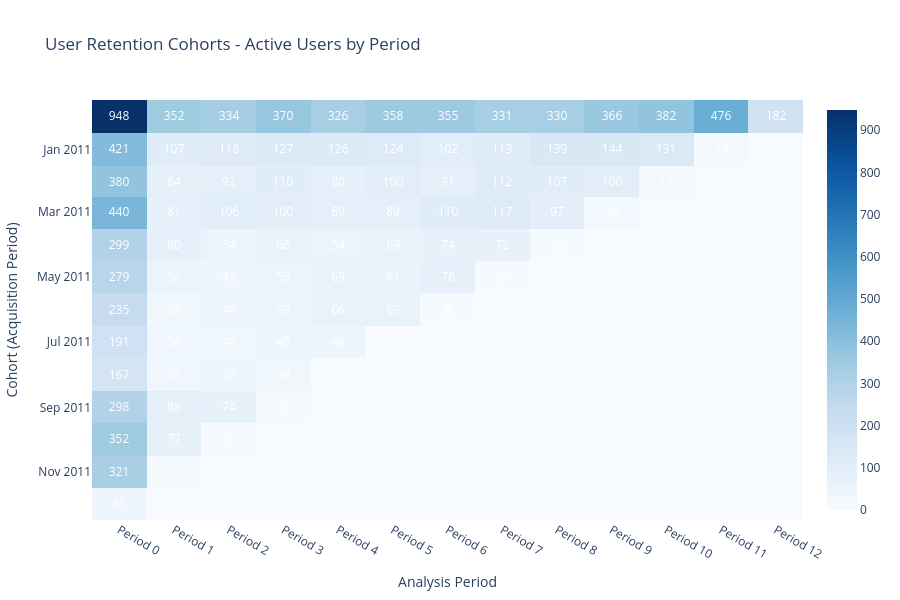

The code cell stored with this chart in its notebook:
### Markdown cell above
## 2️⃣ Cohort Heatmaps

**Heatmaps are the gold standard for cohort visualization!** They display your cohort data as a triangle where:

- **Rows** = Cohorts (acquisition periods)
- **Columns** = Analysis periods (0, 1, 2, 3...)
- **Colors** = Values (intensity represents magnitude)
- **Pattern** = The triangular shape reveals behavior patterns over time

### Perfect for:
- Quick pattern recognition across all cohorts
- Identifying strong/weak cohorts at a glance
- Spotting seasonal effects or trends
- Comparing performance across time periods

### Key Parameters:
- `color_scale`: Choose your color scheme ("Blues", "Viridis", "RdYlBu", etc.)
- `show_values`: Display actual numbers on cells
- `value_format`: Format the displayed numbers (.0f, .1f, etc.)
- `title`: Custom title for your heatmap

### Code cell
# Create User Count Heatmap
user_heatmap = plot_cohort_heatmap(
    cohort_data=user_cohorts,
    title="User Retention Cohorts - Active Users by Period",
    color_scale="Blues",        # Classic blue color scheme
    show_values=True,           # Show numbers on cells
    value_format=".0f",        # No decimal places for user counts
    show_colorscale=True,       # Show the color scale legend
    width=900,
    height=600
)

# Display the interactive heatmap
user_heatmap.show()

print("\nInsights from User Count Heatmap:")
print("• Dark blue = High user activity")
print("• Light blue = Lower user activity") 
print("• Triangle shape shows natural cohort aging")
print("• First column (Period 0) shows acquisition size")
print("• Subsequent columns show retention patterns")

### Figure 1 — Plotly figure (JSON) as saved in the notebook; plotly's stock layout.template omitted (floating-point values rounded to 4 significant figures; data arrays with more than 128 entries replaced by an {"elided": "..."} marker saying what was removed)
{"data": [{"colorscale": [[0, "rgb(247,251,255)"], [0.125, "rgb(222,235,247)"], [0.25, "rgb(198,219,239)"], [0.375, "rgb(158,202,225)"], [0.5, "rgb(107,174,214)"], [0.625, "rgb(66,146,198)"], [0.75, "rgb(33,113,181)"], [0.875, "rgb(8,81,156)"], [1, "rgb(8,48,107)"]], "hoverongaps": false, "showscale": true, "text": {"elided": "13x13 int values"}, "textfont": {"color": "white", "size": 12}, "texttemplate": "%{text:.0f}", "type": "heatmap", "x": ["Period 0", "Period 1", "Period 2", "Period 3", "Period 4", "Period 5", "Period 6", "Period 7", "Period 8", "Period 9", "Period 10", "Period 11", "Period 12"], "y": ["2010-12-01", "2011-01-01", "2011-02-01", "2011-03-01", "2011-04-01", "2011-05-01", "2011-06-01", "2011-07-01", "2011-08-01", "2011-09-01", "2011-10-01", "2011-11-01", "2011-12-01"], "z": {"elided": "13x13 int values"}}], "layout": {"font": {"size": 12}, "height": 600, "title": {"text": "User Retention Cohorts - Active Users by Period"}, "width": 900, "xaxis": {"title": {"text": "Analysis Period"}}, "yaxis": {"autorange": "reversed", "title": {"text": "Cohort (Acquisition Period)"}}}}
